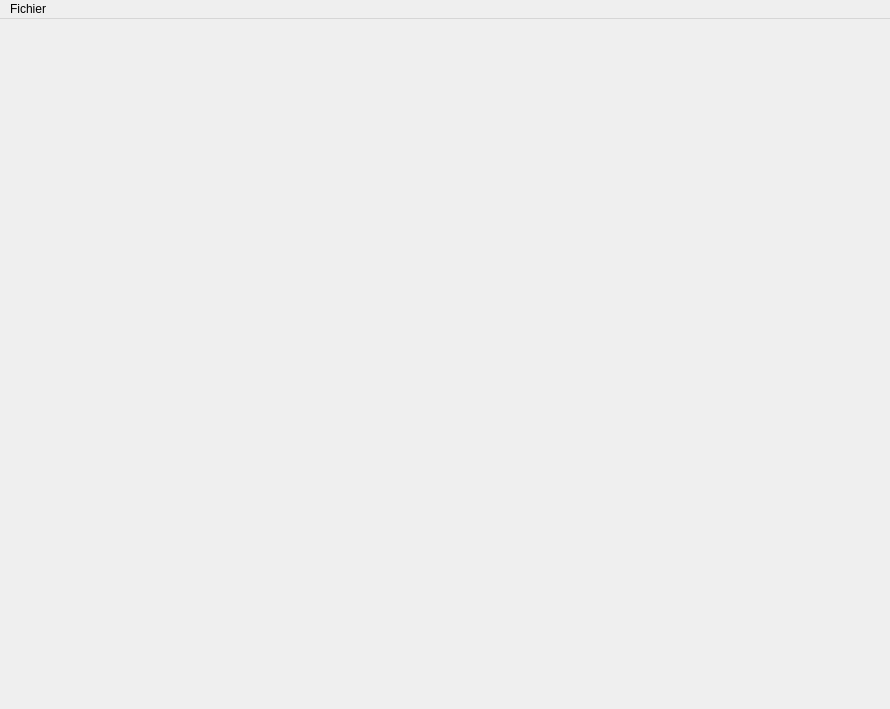
<?xml version="1.0" encoding="UTF-8"?>
<ui version="4.0">
 <class>GraphWindow</class>
 <widget class="QMainWindow" name="GraphWindow">
  <property name="geometry">
   <rect>
    <x>0</x>
    <y>0</y>
    <width>890</width>
    <height>709</height>
   </rect>
  </property>
  <property name="windowTitle">
   <string>DataViz</string>
  </property>
  <property name="windowIcon">
   <iconset>
    <normaloff>icon.ico</normaloff>icon.ico</iconset>
  </property>
  <widget class="QWidget" name="MainGrid">
   <layout class="QGridLayout" name="gridLayout">
    <property name="leftMargin">
     <number>0</number>
    </property>
    <property name="topMargin">
     <number>0</number>
    </property>
    <property name="rightMargin">
     <number>0</number>
    </property>
    <property name="bottomMargin">
     <number>0</number>
    </property>
    <item row="0" column="0">
     <layout class="QHBoxLayout" name="horizontalLayout">
      <item>
       <layout class="QGridLayout" name="GraphLayout"/>
      </item>
     </layout>
    </item>
   </layout>
  </widget>
  <widget class="QMenuBar" name="menuBar">
   <property name="geometry">
    <rect>
     <x>0</x>
     <y>0</y>
     <width>890</width>
     <height>21</height>
    </rect>
   </property>
   <widget class="QMenu" name="menuFichier">
    <property name="title">
     <string>Fichier</string>
    </property>
    <addaction name="actionEnregistrer"/>
    <addaction name="actionCapturer"/>
   </widget>
   <addaction name="menuFichier"/>
  </widget>
  <action name="actionQuitter">
   <property name="text">
    <string>Quitter</string>
   </property>
  </action>
  <action name="actionEnregistrer">
   <property name="text">
    <string>Enregistrer</string>
   </property>
  </action>
  <action name="actionCapturer">
   <property name="text">
    <string>Capturer</string>
   </property>
  </action>
 </widget>
 <resources/>
 <connections/>
</ui>
